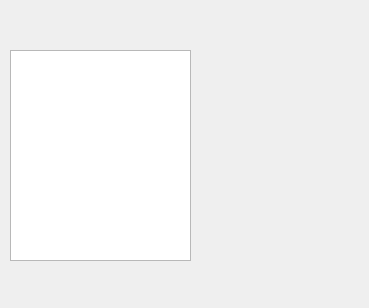
<?xml version="1.0" encoding="UTF-8"?>
<ui version="4.0">
 <class>MainWindow</class>
 <widget class="QMainWindow" name="MainWindow">
  <property name="geometry">
   <rect>
    <x>0</x>
    <y>0</y>
    <width>369</width>
    <height>308</height>
   </rect>
  </property>
  <property name="windowTitle">
   <string>MainWindow</string>
  </property>
  <property name="styleSheet">
   <string notr="true">*{
	background:url(:/Imagenes/imagenes/456.jpg);
	font-family: 	Comic Sans MS;
	color:white;
	font-weight: bold;
}

QTextEdit{
    font-size: 14px;
}

QLabel{
 font-size: 14px;
}
</string>
  </property>
  <widget class="QWidget" name="centralwidget">
   <widget class="QLabel" name="label_2">
    <property name="geometry">
     <rect>
      <x>200</x>
      <y>50</y>
      <width>151</width>
      <height>211</height>
     </rect>
    </property>
    <property name="text">
     <string/>
    </property>
   </widget>
   <widget class="QTextEdit" name="textEdit">
    <property name="geometry">
     <rect>
      <x>10</x>
      <y>50</y>
      <width>181</width>
      <height>211</height>
     </rect>
    </property>
   </widget>
  </widget>
 </widget>
 <resources>
  <include location="source.qrc"/>
 </resources>
 <connections/>
</ui>
